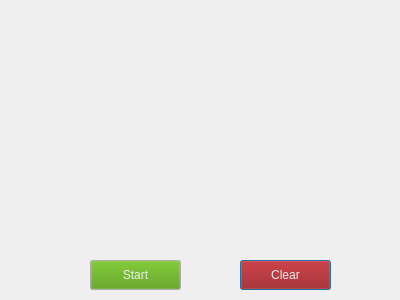
<?xml version="1.0" encoding="UTF-8"?>
<ui version="4.0">
 <class>Dialog</class>
 <widget class="QDialog" name="Dialog">
  <property name="geometry">
   <rect>
    <x>0</x>
    <y>0</y>
    <width>400</width>
    <height>300</height>
   </rect>
  </property>
  <property name="windowTitle">
   <string>Dialog</string>
  </property>
  <widget class="QPushButton" name="pushButton">
   <property name="geometry">
    <rect>
     <x>240</x>
     <y>260</y>
     <width>91</width>
     <height>30</height>
    </rect>
   </property>
   <property name="palette">
    <palette>
     <active>
      <colorrole role="Button">
       <brush brushstyle="SolidPattern">
        <color alpha="255">
         <red>154</red>
         <green>0</green>
         <blue>0</blue>
        </color>
       </brush>
      </colorrole>
      <colorrole role="ButtonText">
       <brush brushstyle="SolidPattern">
        <color alpha="255">
         <red>239</red>
         <green>239</green>
         <blue>239</blue>
        </color>
       </brush>
      </colorrole>
     </active>
     <inactive>
      <colorrole role="Button">
       <brush brushstyle="SolidPattern">
        <color alpha="255">
         <red>154</red>
         <green>0</green>
         <blue>0</blue>
        </color>
       </brush>
      </colorrole>
      <colorrole role="ButtonText">
       <brush brushstyle="SolidPattern">
        <color alpha="255">
         <red>239</red>
         <green>239</green>
         <blue>239</blue>
        </color>
       </brush>
      </colorrole>
     </inactive>
     <disabled>
      <colorrole role="Button">
       <brush brushstyle="SolidPattern">
        <color alpha="255">
         <red>154</red>
         <green>0</green>
         <blue>0</blue>
        </color>
       </brush>
      </colorrole>
      <colorrole role="ButtonText">
       <brush brushstyle="SolidPattern">
        <color alpha="255">
         <red>190</red>
         <green>190</green>
         <blue>190</blue>
        </color>
       </brush>
      </colorrole>
     </disabled>
    </palette>
   </property>
   <property name="text">
    <string>Clear</string>
   </property>
  </widget>
  <widget class="QWidget" name="verticalLayoutWidget">
   <property name="geometry">
    <rect>
     <x>10</x>
     <y>10</y>
     <width>381</width>
     <height>231</height>
    </rect>
   </property>
   <layout class="QVBoxLayout" name="verticalLayout"/>
  </widget>
  <widget class="QPushButton" name="pushButton_2">
   <property name="geometry">
    <rect>
     <x>90</x>
     <y>260</y>
     <width>91</width>
     <height>30</height>
    </rect>
   </property>
   <property name="palette">
    <palette>
     <active>
      <colorrole role="Button">
       <brush brushstyle="SolidPattern">
        <color alpha="255">
         <red>78</red>
         <green>154</green>
         <blue>6</blue>
        </color>
       </brush>
      </colorrole>
      <colorrole role="ButtonText">
       <brush brushstyle="SolidPattern">
        <color alpha="255">
         <red>239</red>
         <green>239</green>
         <blue>239</blue>
        </color>
       </brush>
      </colorrole>
     </active>
     <inactive>
      <colorrole role="Button">
       <brush brushstyle="SolidPattern">
        <color alpha="255">
         <red>78</red>
         <green>154</green>
         <blue>6</blue>
        </color>
       </brush>
      </colorrole>
      <colorrole role="ButtonText">
       <brush brushstyle="SolidPattern">
        <color alpha="255">
         <red>239</red>
         <green>239</green>
         <blue>239</blue>
        </color>
       </brush>
      </colorrole>
     </inactive>
     <disabled>
      <colorrole role="Button">
       <brush brushstyle="SolidPattern">
        <color alpha="255">
         <red>78</red>
         <green>154</green>
         <blue>6</blue>
        </color>
       </brush>
      </colorrole>
      <colorrole role="ButtonText">
       <brush brushstyle="SolidPattern">
        <color alpha="255">
         <red>190</red>
         <green>190</green>
         <blue>190</blue>
        </color>
       </brush>
      </colorrole>
     </disabled>
    </palette>
   </property>
   <property name="text">
    <string>Start</string>
   </property>
  </widget>
 </widget>
 <layoutdefault spacing="6" margin="11"/>
 <resources/>
 <connections/>
</ui>
